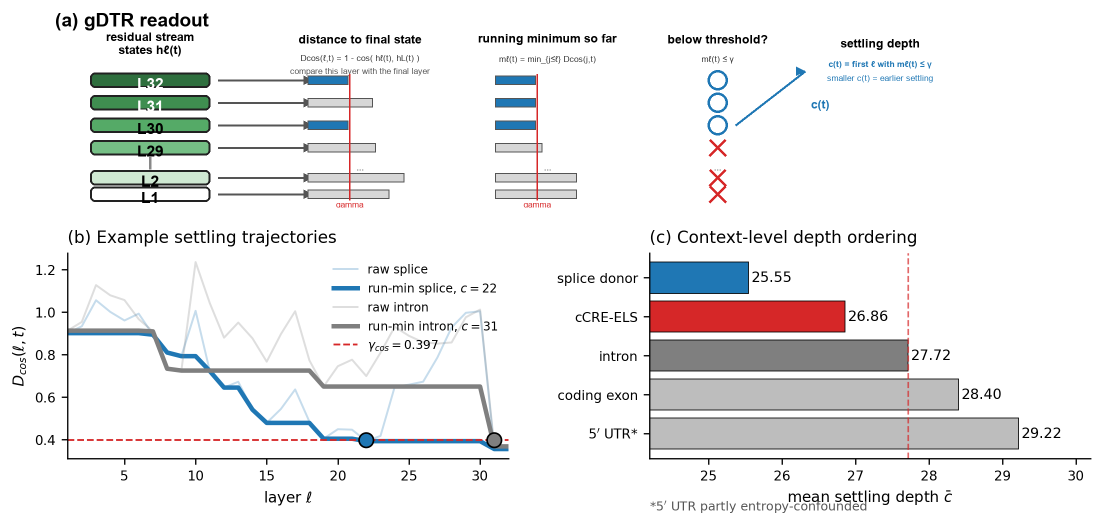
#> input picture ICML_0606_draft/figures/fig1_v10_source_with_panel_b.png, 2205 x 1052 px (shown at 1/2 size)
$ python make_fig1_trajectory_local.py
#> lines starting #> are read from the running program, lines starting #| are printed output that depends on the picture
from __future__ import annotations

from pathlib import Path

from PIL import Image


ROOT = Path(__file__).resolve().parents[1]
SOURCE = ROOT / "figures" / "fig1_v10_source_with_panel_b.png"
OUT = ROOT / "figures" / "fig1_trajectory.png"


def main() -> None:
    im = Image.open(SOURCE).convert("RGB")
#> im is the input picture: PIL image 2205x1052 RGB; mean R, G, B 236.7, 236.4, 236.7
    # Keep only the old panel (b). The right-hand context ordering panel is
    # intentionally dropped because Fig. 2(a) now carries that result.
    crop = im.crop((0, 420, 1065, im.height))
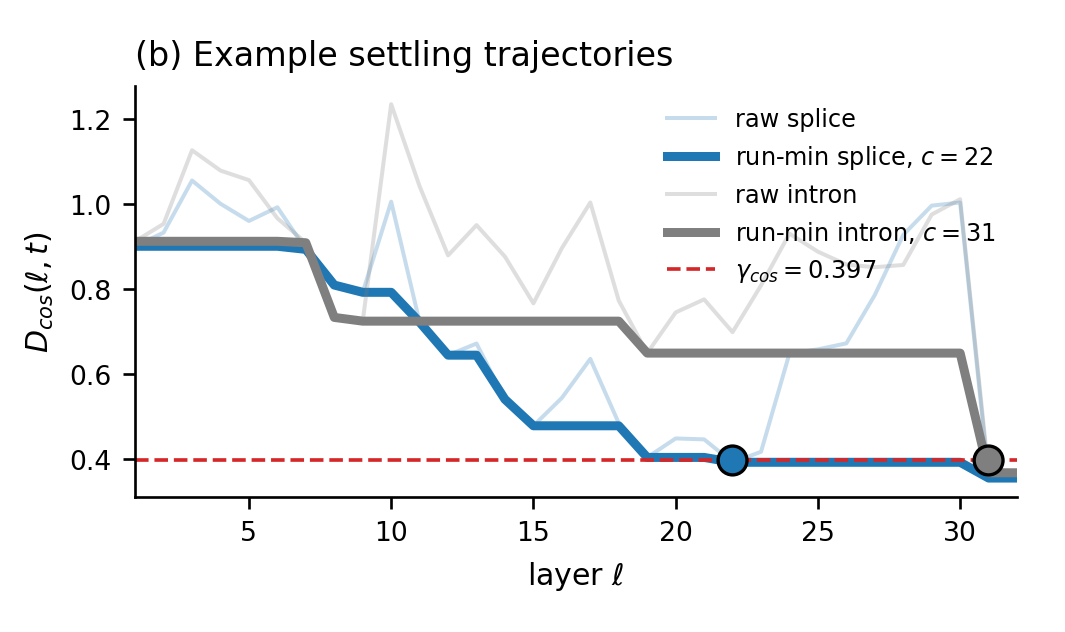
#> crop: PIL image 1065x632 RGB; mean R, G, B 243.8, 244.4, 245.2
    canvas = Image.new("RGB", (1120, crop.height + 30), "white")
#> canvas: PIL image 1120x662 RGB; every value is 255
    canvas.paste(crop, (30, 0))
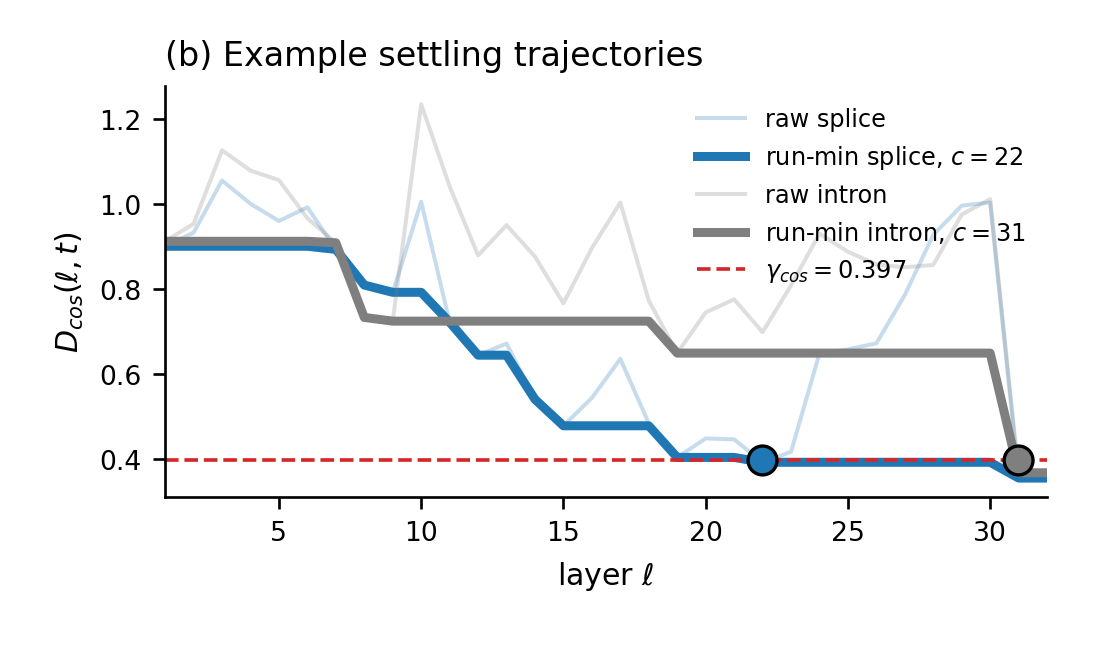
#> canvas: PIL image 1120x662 RGB; mean R, G, B 244.9, 245.4, 246.1
    canvas.save(OUT)


if __name__ == "__main__":
    main()
